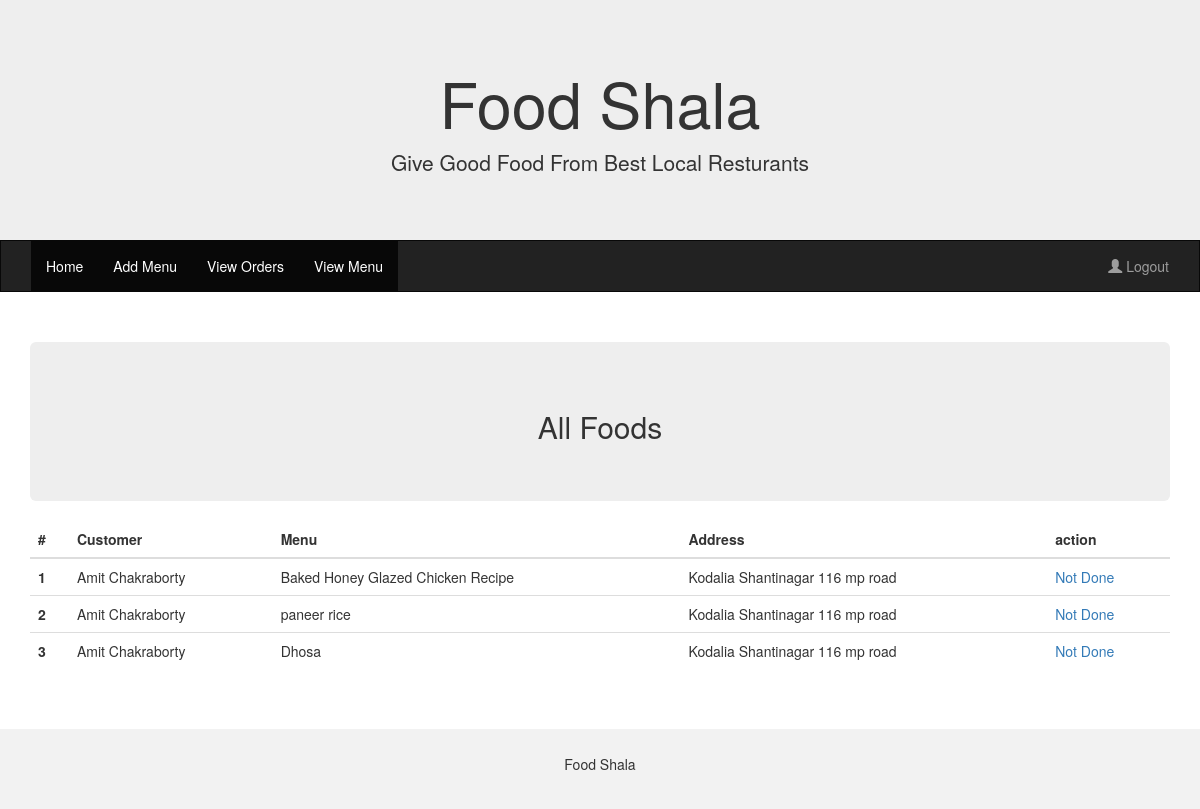
Screenshot of /view_orders.php (signed in) with the database file from the repository.
### tables this page shows
CREATE TABLE `order` (
  `id` bigint(20) UNSIGNED NOT NULL,
  `menu_id` int(255) NOT NULL,
  `user_id` int(255) NOT NULL,
  `res_id` int(11) NOT NULL,
  `status` int(255) NOT NULL DEFAULT 0,
  `created_at` timestamp NOT NULL DEFAULT current_timestamp()
);

CREATE TABLE `users` (
  `id` int(11) NOT NULL,
  `username` varchar(50) NOT NULL,
  `name` varchar(5000) DEFAULT NULL,
  `address` text DEFAULT NULL,
  `phone` varchar(255) DEFAULT NULL,
  `password` varchar(255) NOT NULL,
  `type` varchar(255) DEFAULT NULL,
  `preference` varchar(250) DEFAULT NULL,
  `created_at` datetime DEFAULT current_timestamp()
);

CREATE TABLE `menu` (
  `id` bigint(20) UNSIGNED NOT NULL,
  `name` varchar(500) NOT NULL,
  `type` varchar(255) NOT NULL,
  `menu_desc` varchar(5000) NOT NULL,
  `image` varchar(500) NOT NULL,
  `price` varchar(255) NOT NULL DEFAULT '0',
  `res_id` int(11) NOT NULL,
  `created_at` timestamp NOT NULL DEFAULT current_timestamp() ON UPDATE current_timestamp()
);

### view_orders.php (the view, shortened to what this page needs)
<?php
require_once "lib/config.php";
?>
<!DOCTYPE html>
<html lang="en">
<head>
    <link rel="stylesheet" href="https://maxcdn.bootstrapcdn.com/bootstrap/3.4.1/css/bootstrap.min.css">
</head>
<body>
    <?php
        require_once "lib/navbar.php";
    ?>
    <div class="container">
        <div class="row">
            <div class="col-sm-12">
                <div class="jumbotron">
                    <div class="container text-center">
                        <h2>All Foods</h2>
                    </div>
                </div>
                <br />
                <?php
                $sql ="SELECT * FROM `order` WHERE res_id= :res_id and status = 0 ";
                if($stmt = $pdo->prepare($sql)){
                        $stmt->bindParam(":res_id", $_SESSION["id"], PDO::PARAM_INT);
                        if($stmt->execute()){
                            $result = $stmt->fetchAll();
                            ?>
                            <table class="table">
  <thead>
    <tr>
      <th scope="col">#</th>
      <th scope="col">Customer</th>
      <th scope="col">Menu</th>
      <th scope="col">Address</th>
      <th scope="col">action</th>
    </tr>
  </thead>
  <tbody>
    <?php
    $ct = 1;
    foreach ($result as $row) {
    ?>
    <tr>
      <th scope="row"><?php echo $ct;?></th>
      <td><?php
      $sql1 = "SELECT * FROM users WHERE  id = :user_id";
      if ($stmt = $pdo->prepare($sql1)){
        $stmt->bindParam(":user_id", $row["user_id"], PDO::PARAM_INT);
        $stmt->execute();
        $row1 = $stmt->fetch();
        echo $row1['name'];
        }
      ?></td>
      <td><?php
      $sql2 = "SELECT * FROM menu WHERE  id =:menu_id";
      if ($stmt = $pdo->prepare($sql2)){
        $stmt->bindParam(":menu_id", $row["menu_id"], PDO::PARAM_INT);
        $stmt->execute();
        $row2 = $stmt->fetch();
        echo $row2['name'];
    }
      ?></td>
      <td><?php echo $row1['address'];?></td>
      <td><a href="view_orders?done=<?php echo $row['id'];?>"> Not Done</a></td>
    </tr>
    <?php
    $ct++;
            }
    ?>
  </tbody>
</table>
                            <?php
                        }
                    }
                ?>
            </div>
        </div>
    </div><br>
    <footer class="container-fluid text-center">
        <p>Food Shala</p>
    </footer>
</body>
</html>

### view_orders.php (style rules this page uses)
.jumbotron { margin-bottom: 0; }
footer { background-color: #f2f2f2; padding: 25px; }

### rows the page displays
order: user.name "Amit Chakraborty", menu.name "Baked Honey Glazed Chicken Recipe", user.address "Kodalia Shantinagar 116 mp road"
order: user.name "Amit Chakraborty", menu.name "paneer rice", user.address "Kodalia Shantinagar 116 mp road"
order: user.name "Amit Chakraborty", menu.name "Dhosa", user.address "Kodalia Shantinagar 116 mp road"
